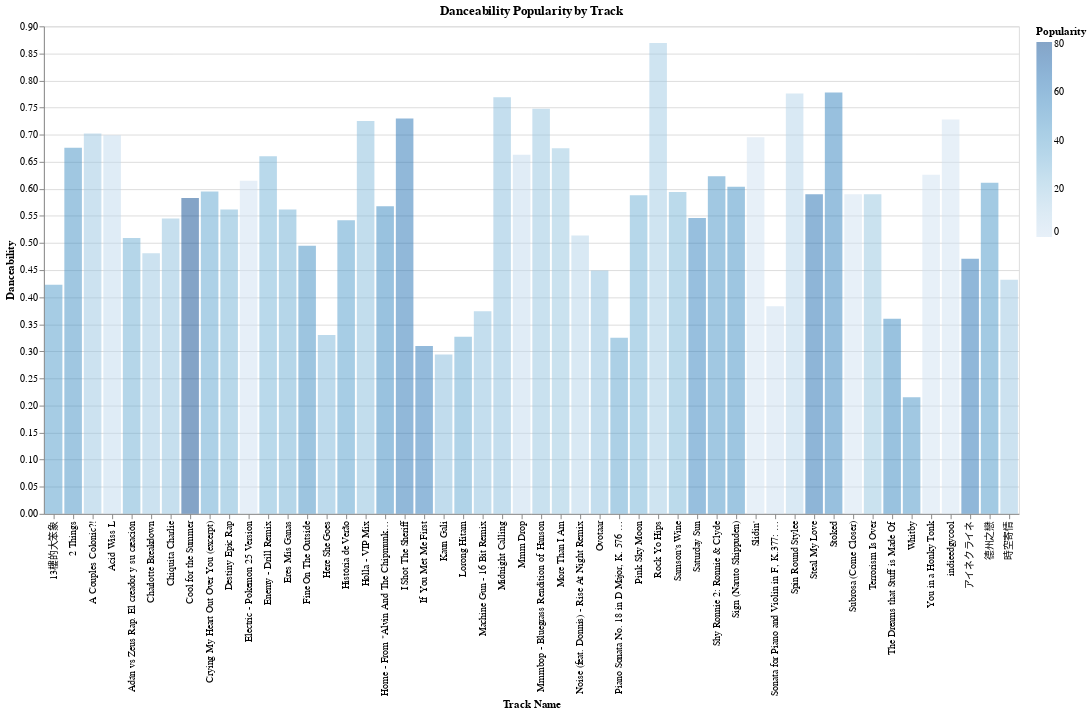

Notebook source saved alongside this figure:
### Code cell
spotify_rand = spotify.sample(n=50, random_state=42)

slider = alt.binding_range(min=0.05, max=1, step=0.05, name="Popularity:")
op_var = alt.param(value=0.5, bind=slider)

alt.Chart(spotify_rand).mark_bar().encode(
    x = alt.X('track_name:N', title='Track Name'),
    y = alt.Y('danceability:Q', title='Danceability'),
    color = alt.Color('popularity:Q', title='Popularity'),
    opacity = alt.OpacityValue(op_var)
).add_params(
    op_var
).properties(
    width=1000,
    height=500,
    title='Danceability Popularity by Track'
)

### Figure 1 — Vega-Lite specification as saved in the notebook (floating-point values rounded to 4 significant figures)
{"config": {"view": {"continuousWidth": 300, "continuousHeight": 300}}, "data": {"name": "data-f080efd6981b373934d648343d1ea3c7"}, "mark": {"type": "bar"}, "encoding": {"color": {"field": "popularity", "title": "Popularity", "type": "quantitative"}, "opacity": {"value": {"expr": "param_73"}}, "x": {"field": "track_name", "title": "Track Name", "type": "nominal"}, "y": {"field": "danceability", "title": "Danceability", "type": "quantitative"}}, "height": 500, "params": [{"name": "param_73", "bind": {"input": "range", "max": 1, "min": 0.05, "name": "Popularity:", "step": 0.05}, "value": 0.5}], "title": "Danceability Popularity by Track", "width": 1000, "$schema": "https://vega.github.io/schema/vega-lite/v5.8.0.json", "datasets": {"data-f080efd6981b373934d648343d1ea3c7": [{"Unnamed: 0": 12774, "track_id": "05kufzkEAcBQ2MPkx2Pu2b", "artists": "DJ Smallz 732;Kyle Edwards", "album_name": "Ayo Smallz", "track_name": "Rock Yo Hips", "popularity": 19, "duration_ms": 127346, "explicit": false, "danceability": 0.869, "energy": 0.872, "key": 11.0, "loudness": -7.156, "mode": 1.0, "speechiness": 0.314, "acousticness": 0.0345, "instrumentalness": 0.00149, "liveness": 0.0836, "valence": 0.333, "tempo": 165.1, "time_signature": 4.0, "track_genre": "club", "release_date": "2018-04-01", "year": 2018, "decade": 2010, "era": "2010s+", "is_hit": false}, {"Unnamed: 0": 5368, "track_id": "0UOxp1BpnD8uPQMKU4wKjz", "artists": "Eric Clapton", "album_name": "461 Ocean Blvd. (Deluxe Edition)", "track_name": "I Shot The Sheriff", "popularity": 63, "duration_ms": 263746, "explicit": false, "danceability": 0.73, "energy": 0.639, "key": 7.0, "loudness": -11.03, "mode": 0.0, "speechiness": 0.0524, "acousticness": 0.0853, "instrumentalness": 0.00221, "liveness": 0.102, "valence": 0.658, "tempo": 94.39, "time_signature": 4.0, "track_genre": "blues", "release_date": "1974-07-01", "year": 1974, "decade": 1970, "era": "70s-90s", "is_hit": false}, {"Unnamed: 0": 7229, "track_id": "7kpvzT5lfOqdHh8PXbvyQo", "artists": "Bad Boy Bill;Steve Smooth", "album_name": "Mmm Drop", "track_name": "Mmm Drop", "popularity": 6, "duration_ms": 169218, "explicit": false, "danceability": 0.663, "energy": 0.954, "key": 0.0, "loudness": -3.687, "mode": 1.0, "speechiness": 0.0692, "acousticness": 0.000258, "instrumentalness": 0.464, "liveness": 0.342, "valence": 0.203, "tempo": 128.0, "time_signature": 4.0, "track_genre": "chicago-house", "release_date": "2014-03-03", "year": 2014, "decade": 2010, "era": "2010s+", "is_hit": false}, {"Unnamed: 0": 6220, "track_id": "43ieiHbrsuEsUu8TdhTHJm", "artists": "Bassnectar;Donnis;Rise At Night", "album_name": "NVSB Remixes", "track_name": "Noise (feat. Donnis) - Rise At Night Remix", "popularity": 12, "duration_ms": 348895, "explicit": false, "danceability": 0.514, "energy": 0.8, "key": 1.0, "loudness": -3.66, "mode": 1.0, "speechiness": 0.0605, "acousticness": 0.00114, "instrumentalness": 0.000449, "liveness": 0.0396, "valence": 0.356, "tempo": 127.9, "time_signature": 4.0, "track_genre": "breakbeat", "release_date": "2014-10-28", "year": 2014, "decade": 2010, "era": "2010s+", "is_hit": false}, {"Unnamed: 0": 8748, "track_id": "0ZcR8LX5cGLxr2v93WUIFO", "artists": "Noisia", "album_name": "Machine Gun", "track_name": "Machine Gun - 16 Bit Remix", "popularity": 26, "duration_ms": 360020, "explicit": false, "danceability": 0.374, "energy": 0.885, "key": 6.0, "loudness": -6.797, "mode": 0.0, "speechiness": 0.311, "acousticness": 0.000506, "instrumentalness": 0.625, "liveness": 0.108, "valence": 0.305, "tempo": 105.0, "time_signature": 3.0, "track_genre": "breakbeat", "release_date": "2010-05-24", "year": 2010, "decade": 2010, "era": "00s-10s", "is_hit": false}, {"Unnamed: 0": 9461, "track_id": "166JRCRhVhctXfAj3IRwtc", "artists": "my little airport", "album_name": "跟你開玩笑", "track_name": "德州之戀", "popularity": 47, "duration_ms": 163754, "explicit": false, "danceability": 0.611, "energy": 0.511, "key": 7.0, "loudness": -12.08, "mode": 0.0, "speechiness": 0.0498, "acousticness": 0.511, "instrumentalness": 0.413, "liveness": 0.114, "valence": 0.652, "tempo": 122.0, "time_signature": 4.0, "track_genre": "cantopop", "release_date": "2022-10-17", "year": 2022, "decade": 2020, "era": "2010s+", "is_hit": false}, {"Unnamed: 0": 12280, "track_id": "1J0CkklEJlAzsyOkXj0BJe", "artists": "Wolfgang Amadeus Mozart;Arthur Grumiaux;Walter Klien", "album_name": "Mozart - Inspiring Classics", "track_name": "Sonata for Piano and Violin in F, K.377: 2c. Variation 2", "popularity": 3, "duration_ms": 308000, "explicit": false, "danceability": 0.383, "energy": 0.126, "key": 0.0, "loudness": -20.64, "mode": 1.0, "speechiness": 0.046, "acousticness": 0.986, "instrumentalness": 0.421, "liveness": 0.0859, "valence": 0.416, "tempo": 90.96, "time_signature": 4.0, "track_genre": "classical", "release_date": "2022-10-07", "year": 2022, "decade": 2020, "era": "2010s+", "is_hit": false}, {"Unnamed: 0": 5824, "track_id": "6F1kCUTjvdALqB6p5VkqwR", "artists": "Forfun", "album_name": "Teoria Dinâmica Gastativa", "track_name": "História de Verão", "popularity": 44, "duration_ms": 178666, "explicit": false, "danceability": 0.542, "energy": 0.93, "key": 9.0, "loudness": -3.537, "mode": 1.0, "speechiness": 0.0436, "acousticness": 0.000748, "instrumentalness": 0.00022, "liveness": 0.175, "valence": 0.651, "tempo": 94.0, "time_signature": 4.0, "track_genre": "brazil", "release_date": "2005-02-19", "year": 2005, "decade": 2000, "era": "00s-10s", "is_hit": false}, {"Unnamed: 0": 9429, "track_id": "1drLQNS9D5z9lBP4DbtO2R", "artists": "Nick Drake", "album_name": "Five Leaves Left", "track_name": "Saturday Sun", "popularity": 57, "duration_ms": 245013, "explicit": false, "danceability": 0.546, "energy": 0.121, "key": 0.0, "loudness": -20.26, "mode": 1.0, "speechiness": 0.0343, "acousticness": 0.966, "instrumentalness": 0.011, "liveness": 0.101, "valence": 0.144, "tempo": 127.1, "time_signature": 3.0, "track_genre": "british", "release_date": "1969-07-03", "year": 1969, "decade": 1960, "era": "Pre-70s", "is_hit": false}, {"Unnamed: 0": 4995, "track_id": "0HoGoSIoytPsC3tXhh7mdt", "artists": "Ricky Skaggs", "album_name": "Super Hits", "track_name": "Crying My Heart Out Over You (excerpt)", "popularity": 40, "duration_ms": 178266, "explicit": false, "danceability": 0.595, "energy": 0.407, "key": 7.0, "loudness": -9.536, "mode": 1.0, "speechiness": 0.0272, "acousticness": 0.49, "instrumentalness": 2.67e-05, "liveness": 0.0959, "valence": 0.702, "tempo": 127.5, "time_signature": 4.0, "track_genre": "bluegrass", "release_date": "1993-08-31", "year": 1993, "decade": 1990, "era": "90s-00s", "is_hit": false}, {"Unnamed: 0": 3423, "track_id": "13kn1edTUChfFQTbBhenIM", "artists": "Zarcort", "album_name": "Destiny Epic Rap", "track_name": "Destiny Epic Rap", "popularity": 33, "duration_ms": 175104, "explicit": false, "danceability": 0.562, "energy": 0.781, "key": 9.0, "loudness": -5.982, "mode": 1.0, "speechiness": 0.236, "acousticness": 0.544, "instrumentalness": 0.0, "liveness": 0.253, "valence": 0.611, "tempo": 81.94, "time_signature": 4.0, "track_genre": "anime", "release_date": "2021-08-18", "year": 2021, "decade": 2020, "era": "2010s+", "is_hit": false}, {"Unnamed: 0": 6674, "track_id": "1Cn2n7LpjpiElg6IyKB9id", "artists": "Stephanie Cheng", "album_name": "13樓的大笨象", "track_name": "13樓的大笨象", "popularity": 45, "duration_ms": 293008, "explicit": false, "danceability": 0.423, "energy": 0.721, "key": 1.0, "loudness": -5.838, "mode": 1.0, "speechiness": 0.0425, "acousticness": 0.344, "instrumentalness": 0.0, "liveness": 0.0799, "valence": 0.482, "tempo": 168.0, "time_signature": 4.0, "track_genre": "cantopop", "release_date": "2019-02-15", "year": 2019, "decade": 2010, "era": "2010s+", "is_hit": false}, {"Unnamed: 0": 3307, "track_id": "1ovr8NrhUZWz64ZM1bfbzG", "artists": "Otaku", "album_name": "Anime Lofi Vol. 2", "track_name": "Sign (Naruto Shippuden)", "popularity": 51, "duration_ms": 117203, "explicit": false, "danceability": 0.604, "energy": 0.203, "key": 0.0, "loudness": -16.07, "mode": 0.0, "speechiness": 0.0439, "acousticness": 0.502, "instrumentalness": 0.837, "liveness": 0.135, "valence": 0.454, "tempo": 80.0, "time_signature": 4.0, "track_genre": "anime", "release_date": "2021-04-16", "year": 2021, "decade": 2020, "era": "2010s+", "is_hit": false}, {"Unnamed: 0": 185, "track_id": "0muntSMuAZzcwYBBMZj6sf", "artists": "Priscilla Ahn", "album_name": "When Marnie Was There Song Album - Just Know That I Love You.", "track_name": "Fine On The Outside", "popularity": 52, "duration_ms": 252466, "explicit": false, "danceability": 0.495, "energy": 0.185, "key": 9.0, "loudness": -13.82, "mode": 1.0, "speechiness": 0.0288, "acousticness": 0.692, "instrumentalness": 0.00403, "liveness": 0.109, "valence": 0.196, "tempo": 101.9, "time_signature": 4.0, "track_genre": "acoustic", "release_date": "2014-07-16", "year": 2014, "decade": 2010, "era": "2010s+", "is_hit": false}, {"Unnamed: 0": 11498, "track_id": "3MEAT9l4hnZ8KYROboK2C7", "artists": "Jimmy Brown", "album_name": "2 Things", "track_name": "2 Things", "popularity": 50, "duration_ms": 227368, "explicit": false, "danceability": 0.676, "energy": 0.257, "key": 6.0, "loudness": -8.688, "mode": 1.0, "speechiness": 0.0424, "acousticness": 0.887, "instrumentalness": 0.0, "liveness": 0.113, "valence": 0.612, "tempo": 94.99, "time_signature": 4.0, "track_genre": "chill", "release_date": "2019-08-28", "year": 2019, "decade": 2010, "era": "2010s+", "is_hit": false}, {"Unnamed: 0": 4779, "track_id": "2Z0B5J7wgAr0QJ1p2Kw3B4", "artists": "Pickin' On Series", "album_name": "Pickin' on the 90s", "track_name": "Mmmbop - Bluegrass Rendition of Hanson", "popularity": 23, "duration_ms": 215841, "explicit": false, "danceability": 0.748, "energy": 0.542, "key": 0.0, "loudness": -6.781, "mode": 1.0, "speechiness": 0.0292, "acousticness": 0.738, "instrumentalness": 3.25e-05, "liveness": 0.254, "valence": 0.801, "tempo": 105.0, "time_signature": 4.0, "track_genre": "bluegrass", "release_date": "2016-04-15", "year": 2016, "decade": 2010, "era": "2010s+", "is_hit": false}, {"Unnamed: 0": 938, "track_id": "4FhNTUIDPVH8yb9TjHeAmu", "artists": "Joe Brooks", "album_name": "Pink Sky Moon", "track_name": "Pink Sky Moon", "popularity": 34, "duration_ms": 224666, "explicit": false, "danceability": 0.588, "energy": 0.291, "key": 8.0, "loudness": -11.46, "mode": 1.0, "speechiness": 0.0352, "acousticness": 0.763, "instrumentalness": 1.56e-06, "liveness": 0.624, "valence": 0.336, "tempo": 101.2, "time_signature": 4.0, "track_genre": "acoustic", "release_date": "2020-10-16", "year": 2020, "decade": 2020, "era": "2010s+", "is_hit": false}, {"Unnamed: 0": 5462, "track_id": "44KnqcsnVG9pnq1Yg5PnOx", "artists": "Slank", "album_name": "Lagi Sedih", "track_name": "Lorong Hitam", "popularity": 38, "duration_ms": 253022, "explicit": false, "danceability": 0.327, "energy": 0.273, "key": 6.0, "loudness": -15.81, "mode": 1.0, "speechiness": 0.0334, "acousticness": 0.335, "instrumentalness": 0.0105, "liveness": 0.317, "valence": 0.129, "tempo": 120.6, "time_signature": 4.0, "track_genre": "blues", "release_date": "1997-02-05", "year": 1997, "decade": 1990, "era": "90s-00s", "is_hit": false}, {"Unnamed: 0": 6916, "track_id": "7ovnHrRosHkf4eKyVulwLC", "artists": "Tracy Huang", "album_name": "天使之戀", "track_name": "時空寄情", "popularity": 21, "duration_ms": 247066, "explicit": false, "danceability": 0.432, "energy": 0.54, "key": 10.0, "loudness": -11.48, "mode": 0.0, "speechiness": 0.0381, "acousticness": 0.233, "instrumentalness": 0.00197, "liveness": 0.159, "valence": 0.576, "tempo": 178.1, "time_signature": 4.0, "track_genre": "cantopop", "release_date": "1983-01-01", "year": 1983, "decade": 1980, "era": "70s-90s", "is_hit": false}, {"Unnamed: 0": 14127, "track_id": "0CqLKOrC26KDCrmdEvs2KT", "artists": "Christopher Titus", "album_name": "Neverlution!", "track_name": "Terrorism Is Over", "popularity": 22, "duration_ms": 222880, "explicit": true, "danceability": 0.59, "energy": 0.625, "key": 2.0, "loudness": -10.97, "mode": 1.0, "speechiness": 0.937, "acousticness": 0.915, "instrumentalness": 0.0, "liveness": 0.709, "valence": 0.528, "tempo": 141.1, "time_signature": 1.0, "track_genre": "comedy", "release_date": "2011-07-03", "year": 2011, "decade": 2010, "era": "2010s+", "is_hit": false}, {"Unnamed: 0": 15375, "track_id": "3uwnnTQcHM1rDqSfA4gQNz", "artists": "Demi Lovato", "album_name": "Confident", "track_name": "Cool for the Summer", "popularity": 81, "duration_ms": 214739, "explicit": true, "danceability": 0.583, "energy": 0.61, "key": 5.0, "loudness": -5.639, "mode": 0.0, "speechiness": 0.0382, "acousticness": 0.00425, "instrumentalness": 0.000105, "liveness": 0.14, "valence": 0.336, "tempo": 114.1, "time_signature": 4.0, "track_genre": "dance", "release_date": "2015-01-01", "year": 2015, "decade": 2010, "era": "2010s+", "is_hit": true}, {"Unnamed: 0": 15014, "track_id": "0vzSAyinyA619ZbrOaAi04", "artists": "Dan + Shay", "album_name": "Good Things", "track_name": "Steal My Love", "popularity": 66, "duration_ms": 162120, "explicit": false, "danceability": 0.59, "energy": 0.633, "key": 2.0, "loudness": -5.452, "mode": 1.0, "speechiness": 0.0328, "acousticness": 0.619, "instrumentalness": 0.0, "liveness": 0.157, "valence": 0.751, "tempo": 179.9, "time_signature": 4.0, "track_genre": "country", "release_date": "2021-08-13", "year": 2021, "decade": 2020, "era": "2010s+", "is_hit": false}, {"Unnamed: 0": 3167, "track_id": "4hL09Lfpu8yCjO6ijqIgvQ", "artists": "Bynmc;MegaR;ZerØ", "album_name": "Adán vs Zeus Rap. El creador y su creación", "track_name": "Adán vs Zeus Rap. El creador y su creación", "popularity": 35, "duration_ms": 384835, "explicit": false, "danceability": 0.509, "energy": 0.843, "key": 1.0, "loudness": -6.734, "mode": 1.0, "speechiness": 0.429, "acousticness": 0.56, "instrumentalness": 0.0, "liveness": 0.168, "valence": 0.593, "tempo": 79.32, "time_signature": 1.0, "track_genre": "anime", "release_date": "2021-05-18", "year": 2021, "decade": 2020, "era": "2010s+", "is_hit": false}, {"Unnamed: 0": 14174, "track_id": "3yINFPH0xYyZTa1VgCNfZW", "artists": "David Cross", "album_name": "Oh, Come On", "track_name": "A Couples Colonic?!", "popularity": 21, "duration_ms": 288509, "explicit": true, "danceability": 0.702, "energy": 0.436, "key": 9.0, "loudness": -17.75, "mode": 0.0, "speechiness": 0.948, "acousticness": 0.282, "instrumentalness": 0.0, "liveness": 0.649, "valence": 0.347, "tempo": 60.08, "time_signature": 4.0, "track_genre": "comedy", "release_date": "2019-05-10", "year": 2019, "decade": 2010, "era": "2010s+", "is_hit": false}, {"Unnamed: 0": 7262, "track_id": "2ZzggQv2HZs6pW33io6rqd", "artists": "DJ Skull", "album_name": "Passages Vol.1", "track_name": "Acid Wiss L", "popularity": 7, "duration_ms": 614146, "explicit": false, "danceability": 0.699, "energy": 0.765, "key": 10.0, "loudness": -10.52, "mode": 0.0, "speechiness": 0.0994, "acousticness": 0.000289, "instrumentalness": 0.922, "liveness": 0.145, "valence": 0.47, "tempo": 141.9, "time_signature": 4.0, "track_genre": "chicago-house", "release_date": "2002-06-25", "year": 2002, "decade": 2000, "era": "00s-10s", "is_hit": false}, {"Unnamed: 0": 4383, "track_id": "6qtbJulxYHxmoAtWz0Qnhs", "artists": "The Steeldrivers", "album_name": "The Muscle Shoals Recordings", "track_name": "Here She Goes", "popularity": 30, "duration_ms": 205720, "explicit": false, "danceability": 0.33, "energy": 0.331, "key": 5.0, "loudness": -12.21, "mode": 1.0, "speechiness": 0.0322, "acousticness": 0.6, "instrumentalness": 0.00321, "liveness": 0.126, "valence": 0.425, "tempo": 173.2, "time_signature": 4.0, "track_genre": "bluegrass", "release_date": "2015-01-01", "year": 2015, "decade": 2010, "era": "2010s+", "is_hit": false}, {"Unnamed: 0": 2466, "track_id": "5LoDOM7j5uQp30assYbt9m", "artists": "GAYLE", "album_name": "Your Perfect Soundtrack", "track_name": "indieedgycool", "popularity": 0, "duration_ms": 146769, "explicit": true, "danceability": 0.728, "energy": 0.773, "key": 11.0, "loudness": -6.253, "mode": 0.0, "speechiness": 0.0764, "acousticness": 0.0364, "instrumentalness": 0.0, "liveness": 0.235, "valence": 0.547, "tempo": 98.01, "time_signature": 4.0, "track_genre": "alternative", "release_date": "2023-02-01", "year": 2023, "decade": 2020, "era": "2010s+", "is_hit": false}, {"Unnamed: 0": 3216, "track_id": "45YBVp6zMwQZRbUDcPzmMB", "artists": "Kenshi Yonezu", "album_name": "YANKEE", "track_name": "アイネクライネ", "popularity": 64, "duration_ms": 288013, "explicit": false, "danceability": 0.471, "energy": 0.868, "key": 1.0, "loudness": -2.291, "mode": 1.0, "speechiness": 0.0295, "acousticness": 0.0384, "instrumentalness": 0.0, "liveness": 0.297, "valence": 0.811, "tempo": 174.0, "time_signature": 4.0, "track_genre": "anime", "release_date": "2014-04-23", "year": 2014, "decade": 2010, "era": "2010s+", "is_hit": false}, {"Unnamed: 0": 15316, "track_id": "1wKpY85MrL7BpoGuZIRKUa", "artists": "Katy Perry", "album_name": "pov: it's 2021", "track_name": "Electric - Pokemon 25 Version", "popularity": 1, "duration_ms": 193543, "explicit": false, "danceability": 0.615, "energy": 0.701, "key": 0.0, "loudness": -4.257, "mode": 1.0, "speechiness": 0.0472, "acousticness": 0.00302, "instrumentalness": 0.0, "liveness": 0.0471, "valence": 0.251, "tempo": 98.07, "time_signature": 4.0, "track_genre": "dance", "release_date": "2022-10-19", "year": 2022, "decade": 2020, "era": "2010s+", "is_hit": false}, {"Unnamed: 0": 12139, "track_id": "0pyPDrsgmizXAoYLp9QONX", "artists": "Parveen Sultana", "album_name": "Pakeezah", "track_name": "Kaun Gali", "popularity": 28, "duration_ms": 161733, "explicit": false, "danceability": 0.294, "energy": 0.419, "key": 3.0, "loudness": -8.63, "mode": 1.0, "speechiness": 0.0345, "acousticness": 0.955, "instrumentalness": 0.0631, "liveness": 0.168, "valence": 0.411, "tempo": 108.1, "time_signature": 4.0, "track_genre": "classical", "release_date": "1972-02-04", "year": 1972, "decade": 1970, "era": "70s-90s", "is_hit": false}, {"Unnamed: 0": 12183, "track_id": "4yNdgz1fkB7vF6XPZgdEp1", "artists": "Wolfgang Amadeus Mozart;Mao Fujita", "album_name": "Mozart: The Complete Piano Sonatas", "track_name": "Piano Sonata No. 18 in D Major, K. 576 \"Hunt\": II. Adagio", "popularity": 41, "duration_ms": 301400, "explicit": false, "danceability": 0.325, "energy": 0.0735, "key": 9.0, "loudness": -26.07, "mode": 1.0, "speechiness": 0.0506, "acousticness": 0.991, "instrumentalness": 0.929, "liveness": 0.0804, "valence": 0.213, "tempo": 173.8, "time_signature": 4.0, "track_genre": "classical", "release_date": "2022-10-07", "year": 2022, "decade": 2020, "era": "2010s+", "is_hit": false}, {"Unnamed: 0": 7917, "track_id": "3lB90ecwKTc3SHHUadsv2E", "artists": "aswekeepsearching;Shankuraj Konwar", "album_name": "Ovotaar", "track_name": "Ovotaar", "popularity": 26, "duration_ms": 333125, "explicit": false, "danceability": 0.449, "energy": 0.774, "key": 6.0, "loudness": -6.135, "mode": 0.0, "speechiness": 0.0384, "acousticness": 0.592, "instrumentalness": 0.00687, "liveness": 0.104, "valence": 0.156, "tempo": 95.96, "time_signature": 4.0, "track_genre": "ambient", "release_date": "2021-08-20", "year": 2021, "decade": 2020, "era": "2010s+", "is_hit": false}, {"Unnamed: 0": 4853, "track_id": "7Hiyi8omzbf2VXWOiVDM4H", "artists": "Don Reno", "album_name": "Founding Father of the Bluegrass Banjo", "track_name": "Charlotte Breakdown", "popularity": 21, "duration_ms": 110306, "explicit": false, "danceability": 0.481, "energy": 0.739, "key": 7.0, "loudness": -7.607, "mode": 1.0, "speechiness": 0.0315, "acousticness": 0.197, "instrumentalness": 0.924, "liveness": 0.298, "valence": 0.968, "tempo": 160.2, "time_signature": 4.0, "track_genre": "bluegrass", "release_date": "2008-05-28", "year": 2008, "decade": 2000, "era": "00s-10s", "is_hit": false}, {"Unnamed: 0": 15602, "track_id": "3zlGtQSHFNliifQeMJvuXN", "artists": "Jason Derulo;Kodak Black", "album_name": "US Pop 20s", "track_name": "Slidin'", "popularity": 0, "duration_ms": 156300, "explicit": true, "danceability": 0.695, "energy": 0.884, "key": 11.0, "loudness": -1.953, "mode": 0.0, "speechiness": 0.172, "acousticness": 0.106, "instrumentalness": 0.0, "liveness": 0.134, "valence": 0.803, "tempo": 100.1, "time_signature": 4.0, "track_genre": "dance", "release_date": "2023-02-01", "year": 2023, "decade": 2020, "era": "2010s+", "is_hit": false}, {"Unnamed: 0": 4841, "track_id": "2Ayvf4LEGkXWSRk429AzuO", "artists": "Mountain Heart", "album_name": "More Than I Am", "track_name": "More Than I Am", "popularity": 22, "duration_ms": 214623, "explicit": false, "danceability": 0.675, "energy": 0.431, "key": 7.0, "loudness": -9.374, "mode": 1.0, "speechiness": 0.0408, "acousticness": 0.722, "instrumentalness": 0.00128, "liveness": 0.107, "valence": 0.774, "tempo": 90.06, "time_signature": 4.0, "track_genre": "bluegrass", "release_date": "2018-05-02", "year": 2018, "decade": 2010, "era": "2010s+", "is_hit": false}, {"Unnamed: 0": 13794, "track_id": "1JT55KoXuhtYy5BeKNAeC0", "artists": "The Lonely Island;Rihanna", "album_name": "Turtleneck & Chain (Explicit Version)", "track_name": "Shy Ronnie 2: Ronnie & Clyde", "popularity": 49, "duration_ms": 146506, "explicit": true, "danceability": 0.623, "energy": 0.77, "key": 6.0, "loudness": -5.008, "mode": 0.0, "speechiness": 0.208, "acousticness": 0.0025, "instrumentalness": 0.0, "liveness": 0.295, "valence": 0.248, "tempo": 150.0, "time_signature": 4.0, "track_genre": "comedy", "release_date": "2011-01-01", "year": 2011, "decade": 2010, "era": "2010s+", "is_hit": false}, {"Unnamed: 0": 8117, "track_id": "4GNAkByimF0pxX2vgG35Z3", "artists": "Jóhann Jóhannsson", "album_name": "The Theory of Everything (Original Motion Picture Soundtrack)", "track_name": "The Dreams that Stuff is Made Of", "popularity": 55, "duration_ms": 111836, "explicit": false, "danceability": 0.36, "energy": 0.0854, "key": 0.0, "loudness": -20.41, "mode": 0.0, "speechiness": 0.0343, "acousticness": 0.993, "instrumentalness": 0.737, "liveness": 0.115, "valence": 0.0773, "tempo": 58.32, "time_signature": 4.0, "track_genre": "ambient", "release_date": "2014-11-04", "year": 2014, "decade": 2010, "era": "2010s+", "is_hit": false}, {"Unnamed: 0": 14793, "track_id": "5BJSIhaHPpnTkAahlmOQ1h", "artists": "Eric Ethridge", "album_name": "Eric Ethridge", "track_name": "If You Met Me First", "popularity": 61, "duration_ms": 193832, "explicit": false, "danceability": 0.31, "energy": 0.552, "key": 9.0, "loudness": -5.967, "mode": 1.0, "speechiness": 0.0303, "acousticness": 0.344, "instrumentalness": 0.0, "liveness": 0.0689, "valence": 0.244, "tempo": 145.9, "time_signature": 4.0, "track_genre": "country", "release_date": "2018-07-06", "year": 2018, "decade": 2010, "era": "2010s+", "is_hit": false}, {"Unnamed: 0": 3364, "track_id": "3zQB2MTEfUSVoq58x2mGSC", "artists": "Musicality", "album_name": "Enemy (Drill Remix)", "track_name": "Enemy - Drill Remix", "popularity": 32, "duration_ms": 158839, "explicit": false, "danceability": 0.66, "energy": 0.489, "key": 7.0, "loudness": -11.3, "mode": 1.0, "speechiness": 0.0758, "acousticness": 0.0349, "instrumentalness": 0.434, "liveness": 0.114, "valence": 0.304, "tempo": 77.03, "time_signature": 4.0, "track_genre": "anime", "release_date": "2022-01-14", "year": 2022, "decade": 2020, "era": "2010s+", "is_hit": false}, {"Unnamed: 0": 15214, "track_id": "6hBGEEaHNrjGs6lZkyw5SH", "artists": "Randall King", "album_name": "Country Road Songs", "track_name": "You in a Honky Tonk", "popularity": 0, "duration_ms": 183570, "explicit": false, "danceability": 0.626, "energy": 0.705, "key": 9.0, "loudness": -5.911, "mode": 1.0, "speechiness": 0.0256, "acousticness": 0.121, "instrumentalness": 1.67e-05, "liveness": 0.341, "valence": 0.62, "tempo": 103.9, "time_signature": 4.0, "track_genre": "country", "release_date": "2022-10-14", "year": 2022, "decade": 2020, "era": "2010s+", "is_hit": false}, {"Unnamed: 0": 4353, "track_id": "1zupAS5H9d56MpC6hjxqGI", "artists": "Keller Williams", "album_name": "Funk", "track_name": "Samson's Wine", "popularity": 31, "duration_ms": 515853, "explicit": false, "danceability": 0.594, "energy": 0.754, "key": 4.0, "loudness": -8.08, "mode": 1.0, "speechiness": 0.0573, "acousticness": 0.604, "instrumentalness": 2.48e-05, "liveness": 0.973, "valence": 0.534, "tempo": 101.6, "time_signature": 4.0, "track_genre": "bluegrass", "release_date": "2013-11-12", "year": 2013, "decade": 2010, "era": "2010s+", "is_hit": false}, {"Unnamed: 0": 10556, "track_id": "3YQjXBF227hkVadbXvwaob", "artists": "Alvin & The Chipmunks;The Chipettes", "album_name": "Alvin And The Chipmunks: The Road Chip (Original Motion Picture Soundtrack)", "track_name": "Home - From \"Alvin And The Chipmunks: The Road Chip\" Soundtrack", "popularity": 55, "duration_ms": 184106, "explicit": false, "danceability": 0.568, "energy": 0.902, "key": 4.0, "loudness": -4.544, "mode": 1.0, "speechiness": 0.174, "acousticness": 0.0989, "instrumentalness": 1.01e-06, "liveness": 0.0882, "valence": 0.464, "tempo": 130.0, "time_signature": 4.0, "track_genre": "children", "release_date": "2015-12-11", "year": 2015, "decade": 2010, "era": "2010s+", "is_hit": false}, {"Unnamed: 0": 9053, "track_id": "5K09dIo3e7CUFsiHTM4tUp", "artists": "OnDaMiKe", "album_name": "Holla", "track_name": "Holla - VIP Mix", "popularity": 27, "duration_ms": 213070, "explicit": false, "danceability": 0.725, "energy": 0.974, "key": 0.0, "loudness": -2.002, "mode": 1.0, "speechiness": 0.0491, "acousticness": 0.0191, "instrumentalness": 0.82, "liveness": 0.104, "valence": 0.537, "tempo": 127.0, "time_signature": 4.0, "track_genre": "breakbeat", "release_date": "2021-06-11", "year": 2021, "decade": 2020, "era": "2010s+", "is_hit": false}, {"Unnamed: 0": 13575, "track_id": "3QEeBzC7lbFaocX4umgAzg", "artists": "Dan Cummins", "album_name": "Get Outta Here; Devil!", "track_name": "Chiquita Charlie", "popularity": 25, "duration_ms": 381842, "explicit": true, "danceability": 0.545, "energy": 0.698, "key": 5.0, "loudness": -13.86, "mode": 1.0, "speechiness": 0.954, "acousticness": 0.719, "instrumentalness": 0.0, "liveness": 0.853, "valence": 0.453, "tempo": 85.33, "time_signature": 4.0, "track_genre": "comedy", "release_date": "2020-05-01", "year": 2020, "decade": 2020, "era": "2010s+", "is_hit": false}, {"Unnamed: 0": 7254, "track_id": "3mfwDYkB8ifURN68yOpuAg", "artists": "Mark Farina", "album_name": "Om: Lounge - From The Vaults Vol. 1", "track_name": "Midnight Calling", "popularity": 26, "duration_ms": 309666, "explicit": false, "danceability": 0.769, "energy": 0.369, "key": 1.0, "loudness": -13.28, "mode": 1.0, "speechiness": 0.0627, "acousticness": 0.0318, "instrumentalness": 0.879, "liveness": 0.0814, "valence": 0.597, "tempo": 94.0, "time_signature": 4.0, "track_genre": "chicago-house", "release_date": "2006-04-18", "year": 2006, "decade": 2000, "era": "00s-10s", "is_hit": false}, {"Unnamed: 0": 7659, "track_id": "7JVjcxfs9CG6Ozlmibdrkl", "artists": "Stephan Moccio", "album_name": "Whitby", "track_name": "Whitby", "popularity": 49, "duration_ms": 195240, "explicit": false, "danceability": 0.215, "energy": 0.0223, "key": 7.0, "loudness": -28.53, "mode": 0.0, "speechiness": 0.0432, "acousticness": 0.991, "instrumentalness": 0.922, "liveness": 0.105, "valence": 0.253, "tempo": 166.5, "time_signature": 3.0, "track_genre": "ambient", "release_date": "2020-05-01", "year": 2020, "decade": 2020, "era": "2010s+", "is_hit": false}, {"Unnamed: 0": 11659, "track_id": "6nef0wHkelfKqNVHAtzJbR", "artists": "Weston Estate", "album_name": "Stoked", "track_name": "Stoked", "popularity": 56, "duration_ms": 189329, "explicit": false, "danceability": 0.778, "energy": 0.642, "key": 10.0, "loudness": -6.435, "mode": 1.0, "speechiness": 0.137, "acousticness": 0.149, "instrumentalness": 0.0, "liveness": 0.106, "valence": 0.786, "tempo": 133.0, "time_signature": 4.0, "track_genre": "chill", "release_date": "2021-10-29", "year": 2021, "decade": 2020, "era": "2010s+", "is_hit": false}, {"Unnamed: 0": 1083, "track_id": "2rrptPZG55VZPKE2LzLFsO", "artists": "Los Amigos Invisibles", "album_name": "El Paradise", "track_name": "Eres Mis Ganas", "popularity": 35, "duration_ms": 315600, "explicit": false, "danceability": 0.562, "energy": 0.876, "key": 5.0, "loudness": -4.999, "mode": 0.0, "speechiness": 0.0356, "acousticness": 0.00127, "instrumentalness": 0.00513, "liveness": 0.265, "valence": 0.547, "tempo": 124.0, "time_signature": 4.0, "track_genre": "afrobeat", "release_date": "2017-02-24", "year": 2017, "decade": 2010, "era": "2010s+", "is_hit": false}, {"Unnamed: 0": 6196, "track_id": "7p1xc61z9xPE1RIWyQtEbQ", "artists": "Ed Solo;Skool Of Thought;Pat Powell", "album_name": "Random Acts of Kindness", "track_name": "Spin Round Stylee", "popularity": 12, "duration_ms": 192773, "explicit": false, "danceability": 0.776, "energy": 0.954, "key": 5.0, "loudness": -2.298, "mode": 0.0, "speechiness": 0.122, "acousticness": 0.222, "instrumentalness": 0.0, "liveness": 0.325, "valence": 0.789, "tempo": 126.0, "time_signature": 4.0, "track_genre": "breakbeat", "release_date": "2017-10-27", "year": 2017, "decade": 2010, "era": "2010s+", "is_hit": false}, {"Unnamed: 0": 15707, "track_id": "01pql9IvCSXGzTpWkgJvAg", "artists": "Shenseea", "album_name": "Consistency (Through the Years)", "track_name": "Subrosa (Come Closer)", "popularity": 0, "duration_ms": 198000, "explicit": true, "danceability": 0.59, "energy": 0.712, "key": 1.0, "loudness": -4.822, "mode": 1.0, "speechiness": 0.0822, "acousticness": 0.633, "instrumentalness": 3.97e-05, "liveness": 0.139, "valence": 0.689, "tempo": 106.9, "time_signature": 5.0, "track_genre": "dancehall", "release_date": "2022-10-21", "year": 2022, "decade": 2020, "era": "2010s+", "is_hit": false}]}}
